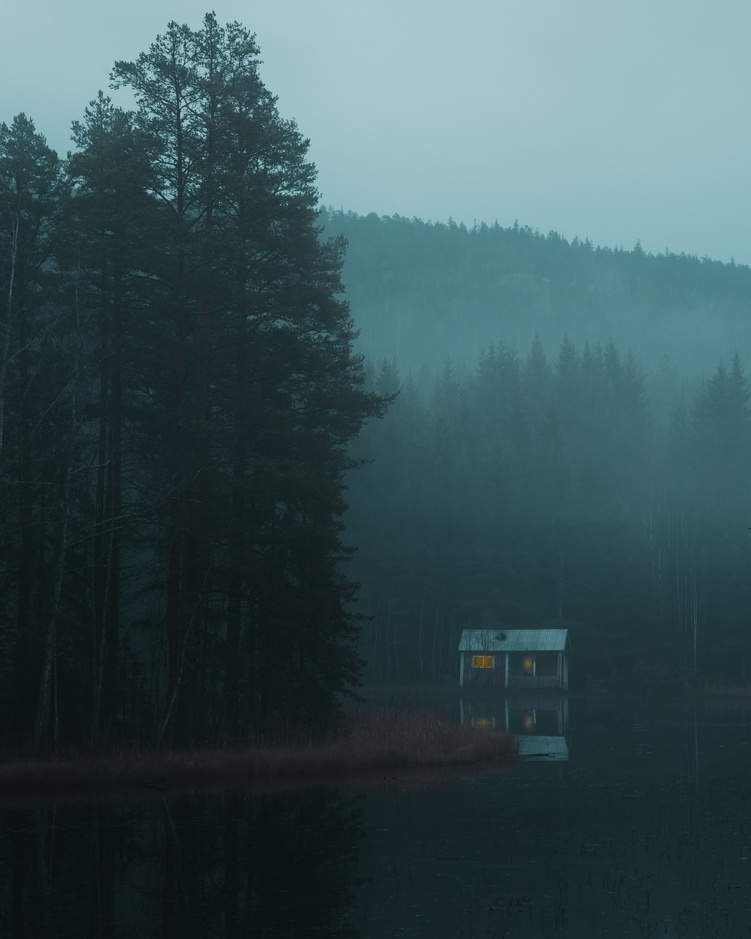
%> input picture Brightness,Contrast/Brightness Enhance/test.jpg, 751 x 939 px, shrunk from 3648 x 4560 before the run
$ octave Brightness.m   (GNU Octave 9; MATLAB toolbox functions it lacks are replaced by stand-ins)
%> lines starting %> are read from the running program, lines starting %| are printed output that depends on the picture
clear;
clc;
I = imread('test.jpg');
%> I is the input picture: size 939x751x3 uint8; mean R, G, B 57.9, 81.9, 86.3
B = double(I)+50;
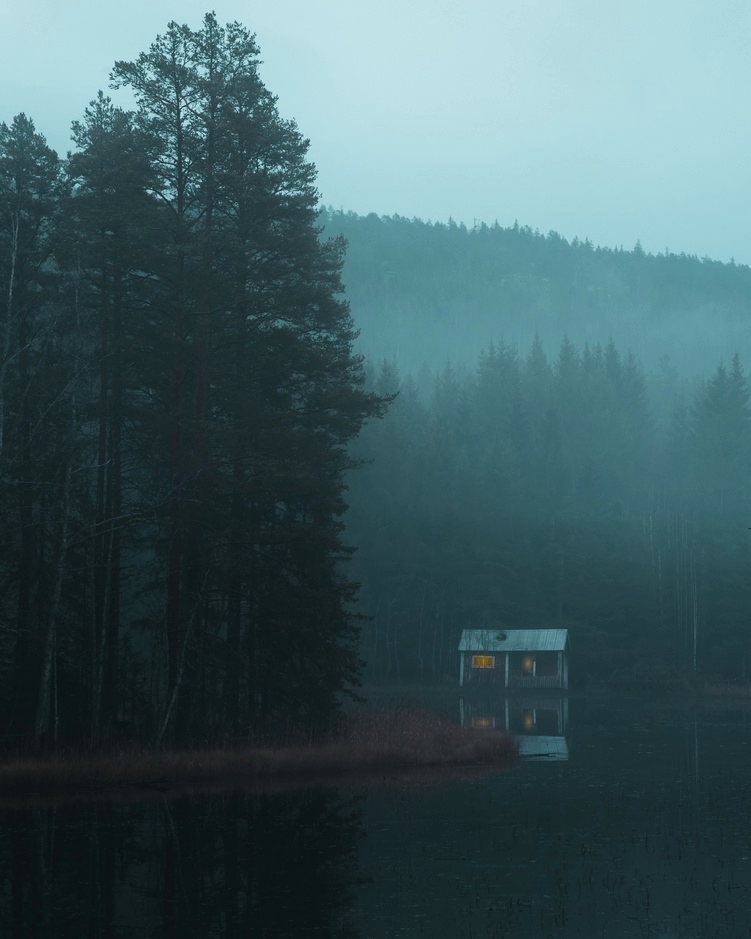
%> B: size 939x751x3 double; mean R, G, B 107.9, 131.9, 136.3; drawn with min black and max white
BR = double(I)-40;
figure,subplot(1,3,1),imshow(I);title('Originial Image');
subplot(1,3,2),imshow(uint8(B));title('Brightness Enhanced Image');
%> after `imshow(uint8(B))`:
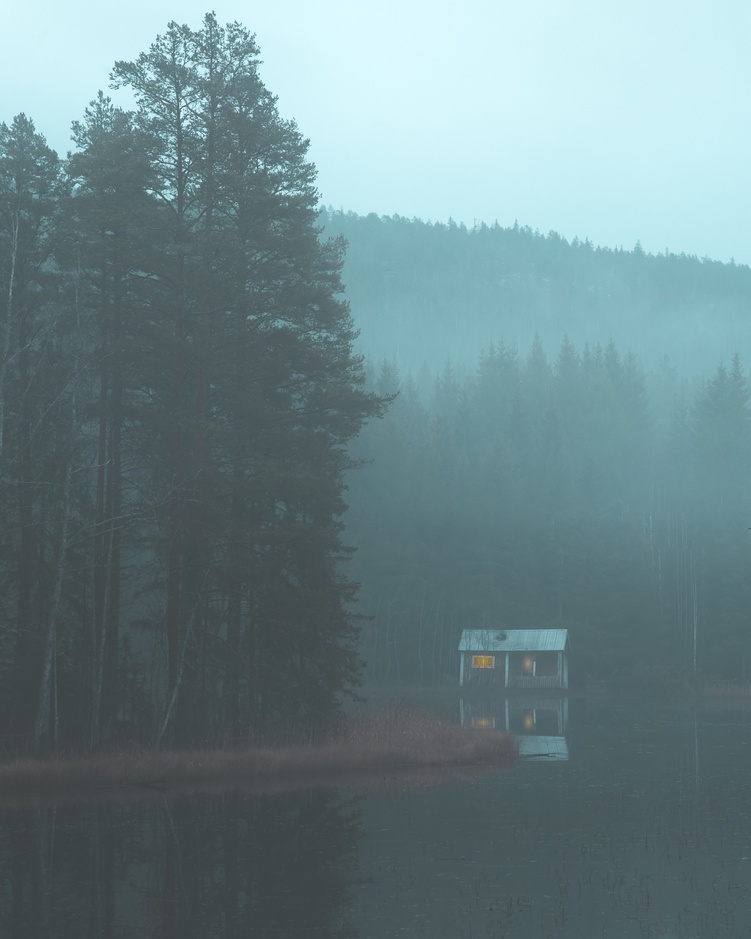
%> displayed picture: size 939x751x3, on the screen's scale of 0 to 255; mean R, G, B 107.9, 131.9, 136.3; mean of the top-left, top-right, bottom-left and bottom-right quarters 134.5, 193.7, 74.8, 98.4
subplot(1,3,3),imshow(uint8(BR));title('Brightness Supressed Image');
%> after `imshow(uint8(BR))`:
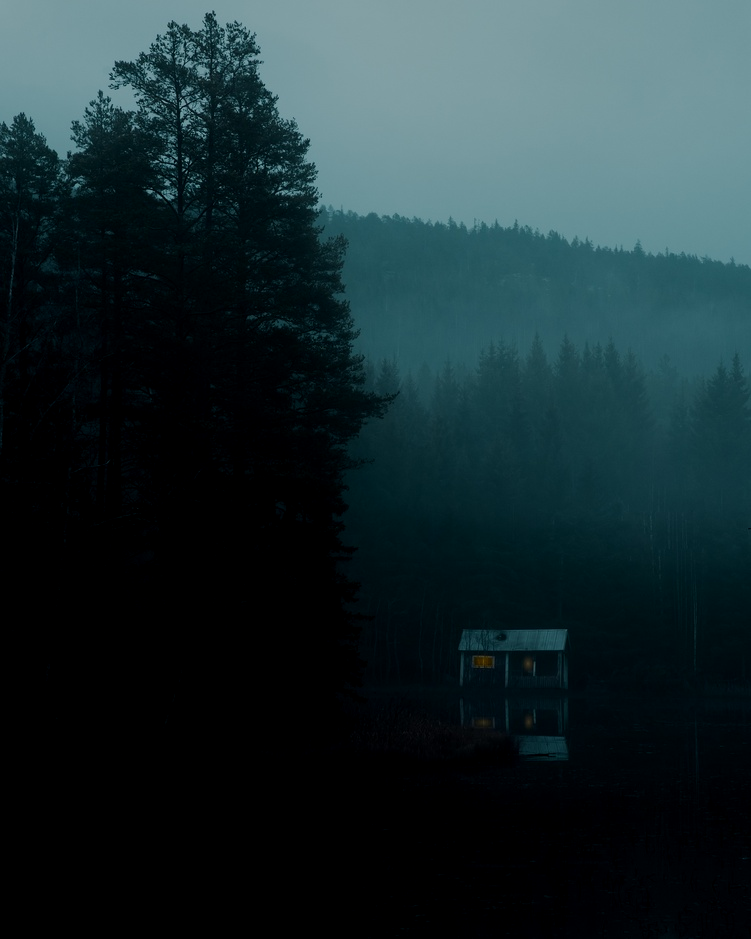
%> displayed picture: size 939x751x3, on the screen's scale of 0 to 255; mean R, G, B 27.3, 45.5, 49.2
